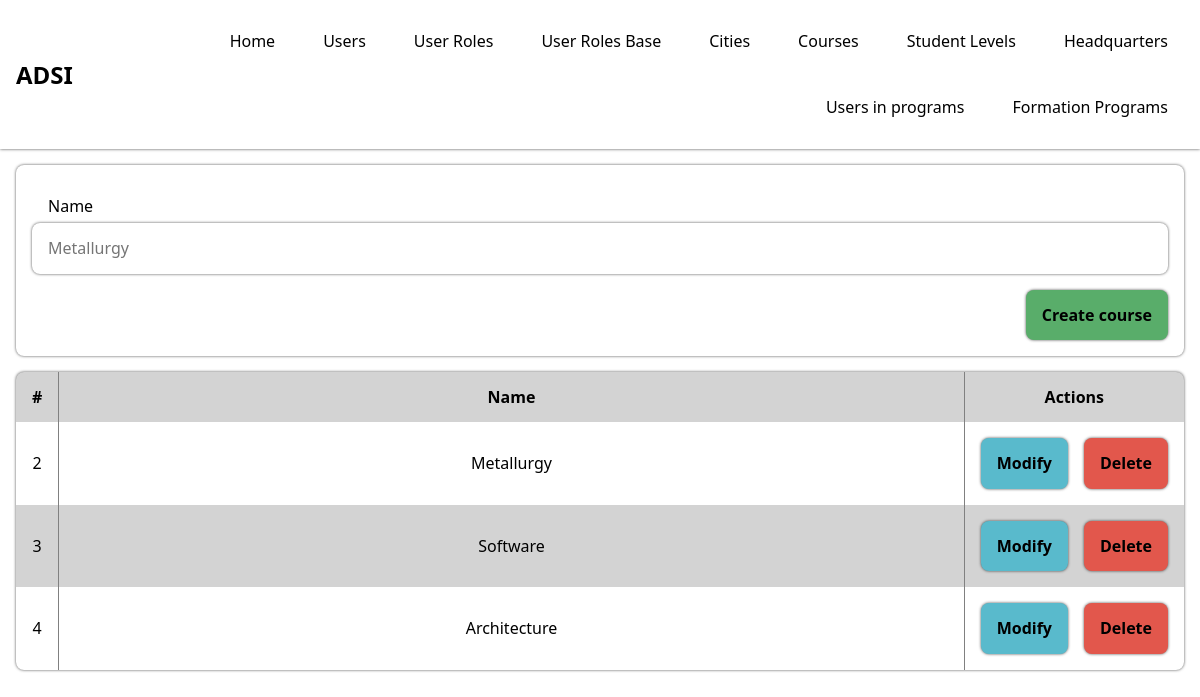
/courses.php, run on the app's committed database.
### tables this page shows
CREATE TABLE `courses` (
  `id` int(11) NOT NULL,
  `name` varchar(255) NOT NULL
);

### php/function.php (called while the page is built, shortened)
<?php
function dbQuery($query)
{
  $connection = mysqli_connect("localhost", "slogive", "123456789", "courses_platform");
  $result = mysqli_query($connection, $query);
  return $result;
}

### courses.php (the view, shortened to what this page needs)
<!DOCTYPE html>
<html lang="es-CO">
<head>
  <?php
  include("./modules/head.php");
  include("./php/function.php");
  ?>
</head>
<body>
  <?php
  include("./modules/nav.php");
  ?>
  <main class="main">
    <form action="" method="post">
      <label for="name">Name</label>
      <input type="text" name="name" id="name" value="<?php echo isset($_GET['put']) ? $row->name : ''; ?>" placeholder="Metallurgy">
      <div class="form_actions">
        <?php echo isset($_GET['put']) ?
          '<input type="submit" name="submit" value="Edit course"><input onclick="cancel(\'courses\')" type="button" value="Cancel">'
          :
          '<input type="submit" name="submit" value="Create course">'
        ?>
      </div>
    </form>
    <div class="table">
      <div class="body c3">
        <div class="header">#</div>
        <div class="header">Name</div>
        <div class="header">Actions</div>
        <?php
        $sql = "SELECT * FROM courses";
        $result = dbQuery($sql);
        while ($row = mysqli_fetch_object($result)) {
        ?>
          <div><?php echo $row->id ?></div>
          <div><?php echo $row->name ?></div>
          <div class="actions">
            <a href="courses?id=<?php echo $row->id ?>&put">
              Modify
            </a>
            <a href="courses?id=<?php echo $row->id ?>&delete">
              Delete
            </a>
          </div>
        <?php } ?>
      </div>
    </div>
  </main>
</body>
</html>

### styles/global.css (style rules this page uses)
html { line-height: 1.15; -webkit-text-size-adjust: 100%; }
body { margin: 0; min-height: 100vh; font-family: system-ui, -apple-system, BlinkMacSystemFont, "Segoe UI", Roboto, Oxygen, Ubuntu, Cantarell, "Open Sans", "Helvetica Neue", sans-serif, monospace; overflow-y: scroll; }
main { display: block; }
a { background-color: transparent; }
button, input, optgroup, select, textarea { font-family: inherit; font-size: 100%; line-height: 1.15; margin: 0; }
button, input { overflow: visible; }
button, [type=button], [type=reset], [type=submit] { -webkit-appearance: button; }
:root { --measure: 16px; }
@media screen and (min-width: 769px) { :root { --measure: 16px; } }
.main { display: grid; padding: var(--measure); gap: var(--measure); }
.main form { display: grid; padding: var(--measure); border-radius: 8px; -webkit-box-shadow: 0px 0px 3px 0px rgba(0, 0, 0, 0.7); -moz-box-shadow: 0px 0px 3px 0px rgba(0, 0, 0, 0.7); box-shadow: 0px 0px 3px 0px rgba(0, 0, 0, 0.7); }
.main form label { padding: 0 var(--measure); margin-top: var(--measure); margin-bottom: calc(var(--measure) / 2); }
.main form input { border: none; outline: none; padding: var(--measure); border-radius: 8px; -webkit-box-shadow: 0px 0px 3px 0px rgba(0, 0, 0, 0.7); -moz-box-shadow: 0px 0px 3px 0px rgba(0, 0, 0, 0.7); box-shadow: 0px 0px 3px 0px rgba(0, 0, 0, 0.7); }
.main form .form_actions { display: grid; grid-template-columns: repeat(2, min-content); justify-content: right; }
.main form .form_actions input[type=submit] { background: #59ad6a; }
.main form .form_actions input[type=submit], .main form .form_actions input[type=button] { padding: var(--measure); border-radius: 8px; outline: none; border: none; transition: all ease-in-out 150ms; margin-top: var(--measure); font-weight: bold; -webkit-box-shadow: 0px 0px 3px 0px rgba(0, 0, 0, 0.7); -moz-box-shadow: 0px 0px 3px 0px rgba(0, 0, 0, 0.7); box-shadow: 0px 0px 3px 0px rgba(0, 0, 0, 0.7); }
.main .table { display: grid; border-radius: 8px; -webkit-box-shadow: 0px 0px 3px 0px rgba(0, 0, 0, 0.7); -moz-box-shadow: 0px 0px 3px 0px rgba(0, 0, 0, 0.7); box-shadow: 0px 0px 3px 0px rgba(0, 0, 0, 0.7); }
.main .table .body { display: grid; overflow-x: scroll; overflow-y: hidden; border-radius: 8px; column-gap: 1px; background: gray; }
.main .table .body .header { font-weight: bold; }
.main .table .body div { display: grid; align-content: center; justify-content: center; padding: var(--measure); background: white; text-align: center; }
.main .table .body .actions { display: grid; gap: var(--measure); padding: var(--measure); grid-template-columns: repeat(2, auto); }
.main .table .body .actions a { text-decoration: none; transition: all ease-in-out 150ms; border-radius: 8px; color: black; padding: var(--measure); background: #f0f0f0; font-weight: bold; -webkit-box-shadow: 0px 0px 3px 0px rgba(0, 0, 0, 0.7); -moz-box-shadow: 0px 0px 3px 0px rgba(0, 0, 0, 0.7); box-shadow: 0px 0px 3px 0px rgba(0, 0, 0, 0.7); }
.main .table .body .actions a:first-of-type { background: #59bacc; }
.main .table .body .actions a:last-of-type { background: #e2574c; }
.main .table .c3 { grid-template-columns: min-content repeat(1, 1fr) min-content; }
.main .table .c3 div:nth-child(6n+1), .main .table .c3 div:nth-child(6n+2), .main .table .c3 div:nth-child(6n+3) { background: lightgray; }

### data on the page
courses: id "2", name "Metallurgy"
courses: id "3", name "Software"
courses: id "4", name "Architecture"
